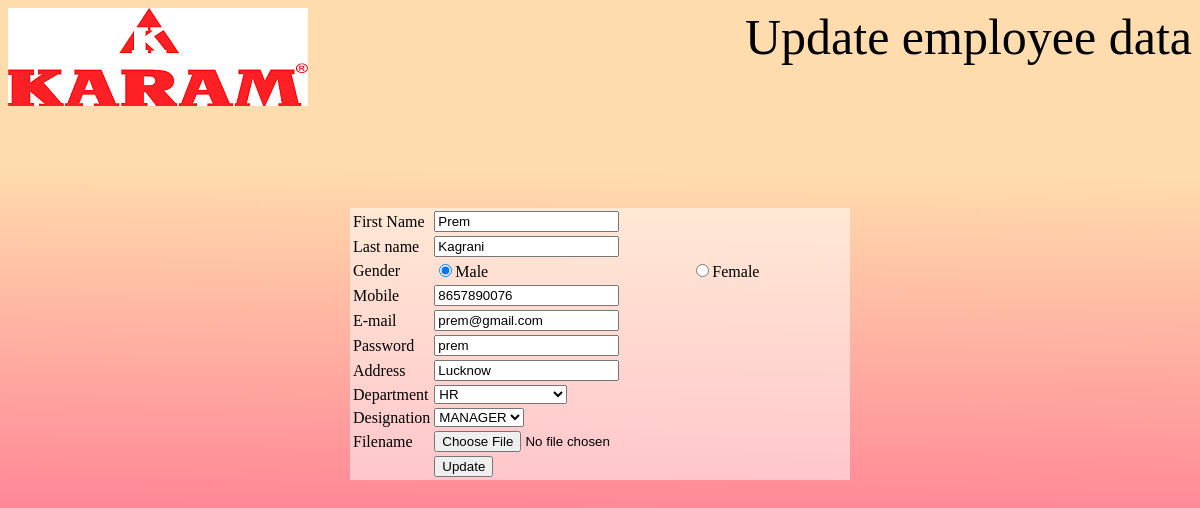
Page /update.php?id=1 on the committed database.
### tables this page shows
CREATE TABLE IF NOT EXISTS `tbl_emp` (
  `id` int(11) NOT NULL AUTO_INCREMENT,
  `first_name` varchar(30) NOT NULL,
  `last_name` varchar(30) NOT NULL,
  `gender` varchar(6) NOT NULL,
  `mobile` varchar(14) NOT NULL,
  `email` varchar(30) NOT NULL,
  `password` varchar(30) NOT NULL,
  `address` varchar(60) NOT NULL,
  `department` varchar(20) NOT NULL,
  `designation` varchar(40) NOT NULL,
  `filename` varchar(200) NOT NULL,
  `currdate` date NOT NULL,
  PRIMARY KEY (`id`)
);

### update.php (the view, shortened to what this page needs)
<?php
$id=$_REQUEST['id'];
$query="select * from tbl_emp where id='$id'";
$res=mysql_query($query);
if($row=mysql_fetch_array($res,MYSQL_BOTH))
{
?>
<html>
<head>
<link href="css/updatestyle.css" type="text/css" rel="stylesheet"/>
</head>
<body>
<div id="header">
<div id="logo"></div>
Update employee data</div>
<div id="main">
<table>
<form action="updatecode.php" method="post" enctype="multipart/form-data">
<tr><td>First Name</td><td><input type="text" name="f_name" value="<?php echo $row['first_name'];?>"/></td></tr>
<tr><td>Last name</td><td><input type="text" name="l_name" value="<?php echo $row['last_name'];?>"/></td></tr>
<tr><td>Gender</td><td><input type="radio" name="a" value="male" <?php if($row['gender']=='male') { ?>checked <?php }?> />Male</td>
<td><input type="radio" name="a" value="female" <?php if($row['gender']=='female') { ?> checked <?php } ?> />Female</td></tr>
<tr><td>Mobile</td><td><input type="number" name="mobile" value="<?php echo $row['mobile'];?>"/></td></tr>
<tr><td>E-mail</td><td><input type="email" name="email" value="<?php echo $row['email'];?>"/></td></tr>
<tr><td>Password</td><td><input type="text" name="pwd" value="<?php echo $row['password'];?>"/></td></tr>
<tr><td>Address</td><td><input type="address" name="address" value="<?php echo $row['address'];?>"/></td></tr>
<tr><td>Department</td><td><select name="dept" >
<option value="<?php echo $row['department'];?>"><?php echo $row['department'];?></option>
<tr><td>Designation</td><td><select name="designation" >
<option value="<?php echo $row['designation'];?>"><?php echo $row['designation'];?></option>
</select>
</td></tr>
<tr><td>Filename</td><td><input type="file" name="file" value="<?php echo $row['filename'];?>"/></td></tr>
<tr><td><td><input type="submit" value="Update"/></td></td></tr>
</form>
<?php
	}
?>
</table>
</div>
</body>
</html>

### css/updatestyle.css (style rules this page uses)
#main { height:auto; width:500px; //border:1px solid; margin:0px auto; margin-top:100px; background-color:rgba(266,266,266,0.5); border-radius:10spx; }
#header { height:100px; width:100%; //border:1px solid green; text-align:right; font-size:50px; }
#logo { height:98px; width:300px; //border:1px solid; background-image:url('../images/logo.png'); float:left; }
body { background-image:url('../images/bg9.png'); background-size:100% 100%; background-repeat:no-repeat; }

### rows in the picture
tbl_emp: f_name "Prem", l_name "Kagrani", gender "☑", mobile "8657890076", email "prem@gmail.com", pwd "prem", address "Lucknow", dept "HR", designation "MANAGER"
